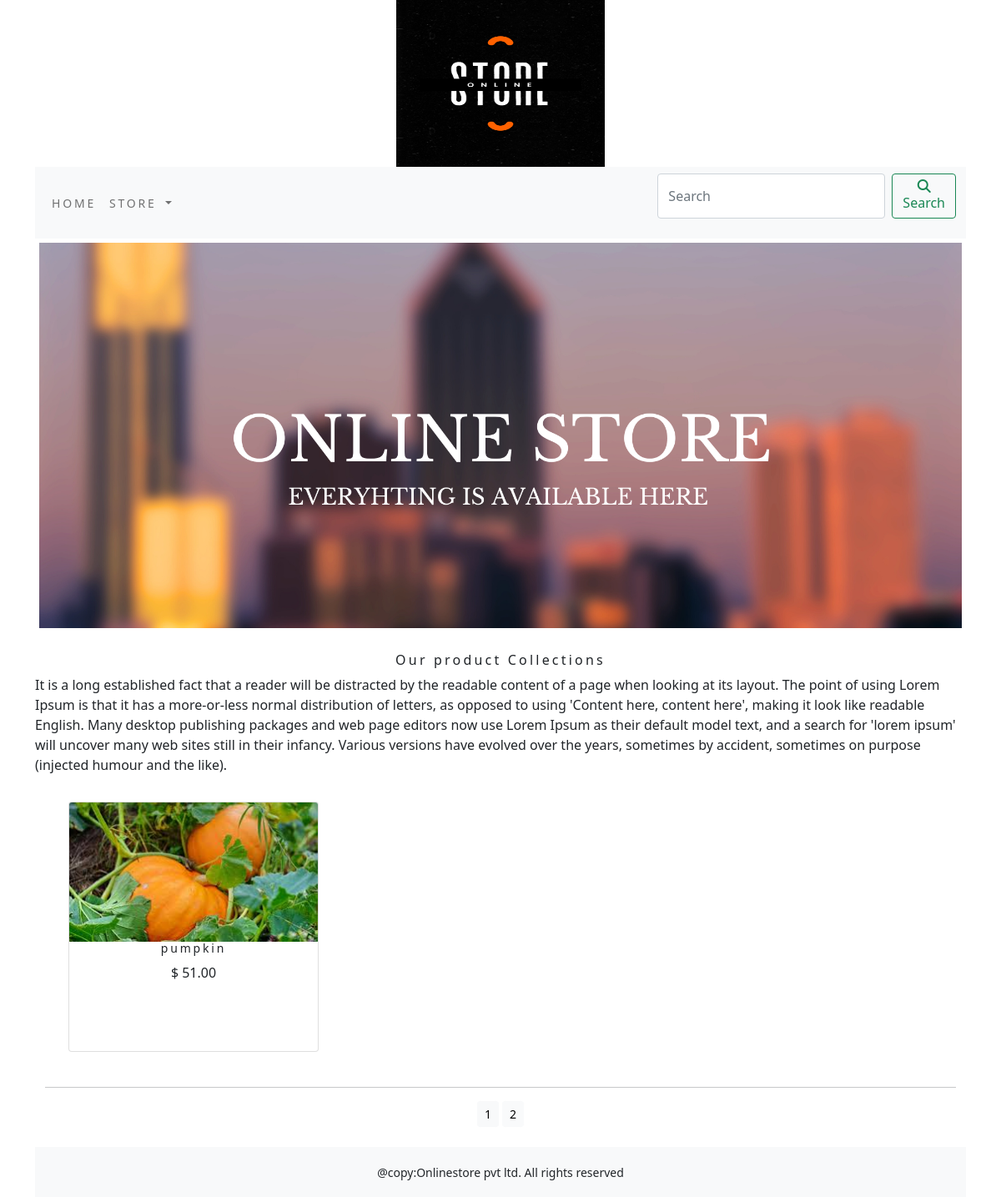
Screenshot of /shop/?page=2 with the database file from the repository.
### ecomapp/models.py (models this page shows, shortened)
class Product(models.Model):
    name=models.CharField(max_length=250,unique=True)
    slug=models.SlugField(max_length=250,unique=True)
    description=models.TextField(blank=True)
    price=models.DecimalField(max_digits=10,decimal_places=2)
    category=models.ForeignKey(Category,on_delete=models.CASCADE)
    image=models.ImageField(upload_to='product',blank=True)
    stock=models.IntegerField()
    available=models.BooleanField(default=True)
    created=models.DateTimeField(auto_now_add=True)
    updated=models.DateTimeField(auto_now=True)
    def get_url(self):
        return reverse('ecomapp:prodCatdeail',args=[self.category.slug,self.slug])
    class Meta:
        ordering=('name',)
        verbose_name='product'
        verbose_name_plural='products'

### ecomapp/views.py (the view)
# urls.py: path('',views.allProdCat,name='allProdCat'),
def allProdCat(request,c_slug=None):
    c_page=None
    product_list=None
    if c_slug!=None:
        c_page= get_object_or_404(Category,slug=c_slug)
        product_list=Product.objects.all().filter(category=c_page,available=True)
    else:
        product_list=Product.objects.all().filter(available=True)
    paginator=Paginator(product_list,6)
    try:
        page=int(request.GET.get('page','1'))
    except:
        page=1
    try:
        product=paginator.page(page)
    except (EmptyPage,InvalidPage):
        product=paginator.page(paginator.num_pages)
    return render(request,"category.html",{'category':c_page,'product':product})

### cart/context_processors.py (called while the page is built)
def counter(request):
    item_count=0
    if'admin' in request.path:
        return  {}
    else:
        try:
            cart=Cart.objects.filter(cart_id=_cart_id(request))
            cart_items=CartItem.objects.all().filter(cart=cart[:1])
            for cart_item in cart_items:
                item_count += cart_item.quantity
        except Cart.DoesNotExist:
            item_count = 0
    return dict(item_count=item_count)

### cart/views.py (called while the page is built)
def _cart_id(request):
    cart=request.session.session_key
    if not cart:
        cart=request.session.create()
    return cart

### ecomapp/context_processors.py (called while the page is built)
def menu_links(request):
    links=Category.objects.all()
    return dict(links=links)

### ecomapp/models.py (called while the page is built)
    def get_url(self):
        return reverse('ecomapp:products_by_category',args=[self.slug])

### templates/category.html (shortened to what this page needs)
{% extends 'base.html' %}
{% load static %}
{% block content %}
<div class="mx-auto">
    {% if category %}
   <img class="my_image" src="{{category.image.url}}" alt="{{category.name}}"  width="500" height="500">
</div>
    <br>
<div>
    <h1 class="text_center my_title">{{category.name}}</h1>
    <p class="text-justify">{{category.description}}</p>
</div>
    {% else %}
<div>
<img class="my_image my_image_padding" src="{% static 'img/banner.png' %}" alt="Our Products" style="min-width:18rem;" >
<div>
    <br>
    <div>
        <h1 class="text-center my_title">Our product Collections</h1>
        <p class="text-justify">It is a long established fact that a reader will be distracted by the readable content of a page when looking at its layout. The point of using Lorem Ipsum is that it has a more-or-less normal distribution of letters, as opposed to using 'Content here, content here', making it look like readable English. Many desktop publishing packages and web page editors now use Lorem Ipsum as their default model text, and a search for 'lorem ipsum' will uncover many web sites still in their infancy. Various versions have evolved over the years, sometimes by accident, sometimes on purpose (injected humour and the like).</p>
    </div>
    {% endif %}
    <div class="container">
        <div class="row mx-auto">
            {% for product in product.object_list %}
            <div class="my_bottom_margin col-9 col-sm-12 col-md-4 xol-lg-4">
                <div class=" card-body " >
                <div class="card text-center" style="height:300px;width:300px;">
                    <a href="{{product.get_url}}"><img  class="card-img-top my_img"  src="{{product.image.url}}" alt="{{product.name}}" ></a>
                        <h4>{{product.name}}</h4>
                        <p>$ {{product.price}}</p>
                    </a></div>
                </div>
            </div>
            {% endfor %}
        </div>
        <div class="mx-auto">
            {% if product.paginator.num_pages > 1 %}
           <hr>
            <div class="text-center">
                {% for pg in product.paginator.page_range %}
                    <a href="?page={{pg}}" class=" btn btn-light btn-sm {% if product.number == pg %} active {% endif %} " >{{pg}}</a>
           {% endfor %} </div>
             {% endif %}
        </div><br>
    </div>
</div>
</div>
{% endblock %}

### static/css/custom.css (style rules this page uses)
body { font-family: 'Roboto', sans-serif; }
.my_image { width:100%; height:auto; }
.my_title { font-size:16px; text_transform:uppercase; letter-spacing:.2em; }
.my_image_padding { padding:5px; }
.my_bottom_margin { margin-bottom:10px; }
.card-body h4 { font-size:14px; text_transform:uppercase; letter-spacing:.2em; }

### rows the page displays
Product: image (picture), name "pumpkin", price "51.00"

### other values shown
{{ pg }} "1" "2"
